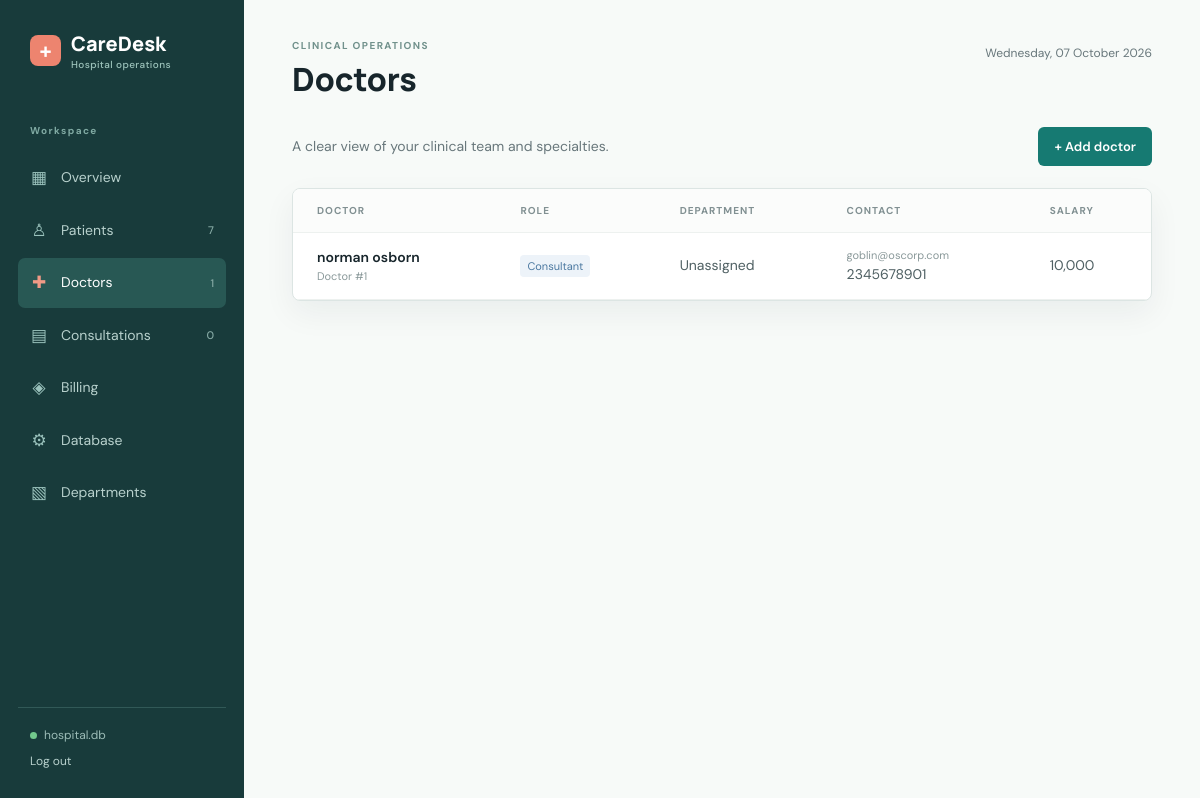
The page /doctors (signed in) on the database as committed earlier.
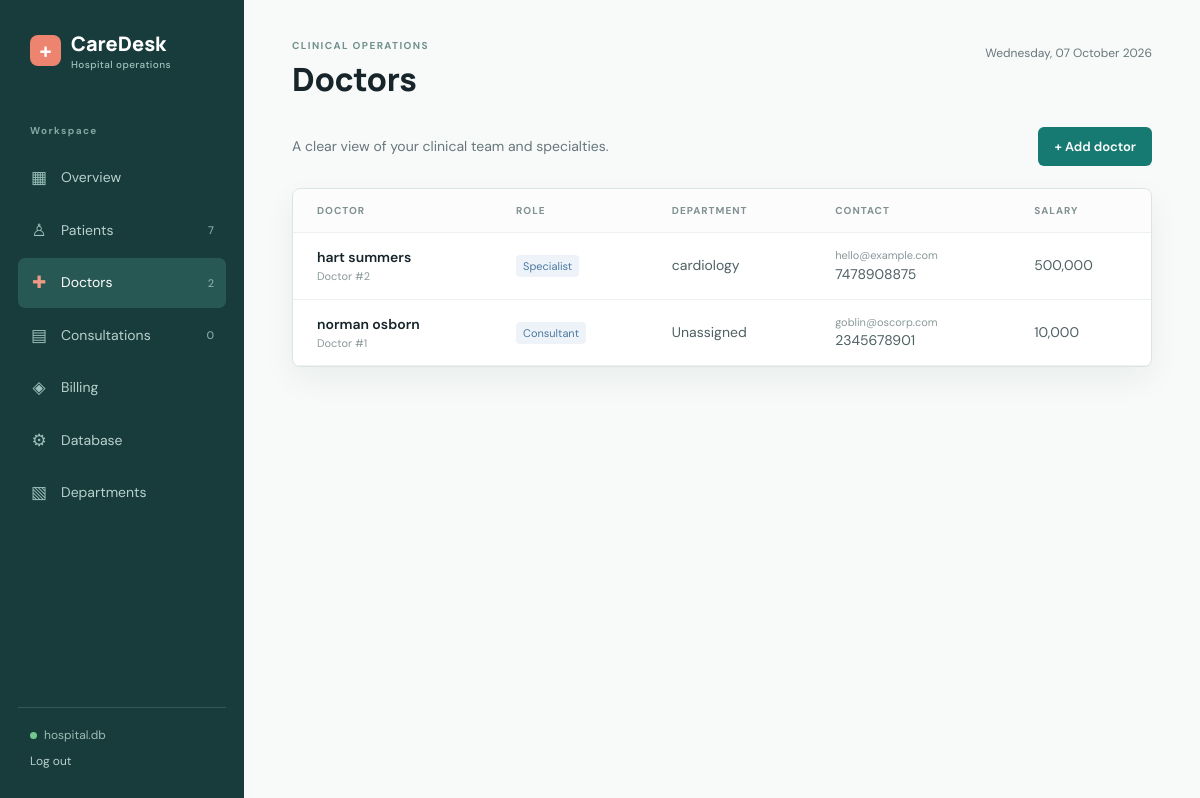
The same page on the database as committed later.
### tables this page shows
CREATE TABLE "Doctor" (
    "ID"         INTEGER PRIMARY KEY AUTOINCREMENT,
    "Name"       TEXT NOT NULL,
    "Type"       TEXT,
    "Email"      TEXT NOT NULL UNIQUE,
    "PhoneNo"    TEXT NOT NULL UNIQUE,
    "birthdate"  TEXT,
    "Department" INTEGER,
    "Salary"     INTEGER NOT NULL DEFAULT 10000 CHECK("Salary" > 1000),
    FOREIGN KEY ("Department") REFERENCES "Department"("ID")
);

CREATE TABLE "Department" (
    "ID"    INTEGER PRIMARY KEY AUTOINCREMENT,
    "Name"  TEXT NOT NULL UNIQUE
);

### app.py (the view)
@app.route("/doctors")
def doctors():
    records = fetch_all(
        '''SELECT d.*, dept."Name" AS department_name
           FROM "Doctor" d LEFT JOIN "Department" dept ON dept."ID" = d."Department"
           ORDER BY d."ID" DESC'''
    )
    return render_template("doctors.html", records=records)

### app.py (called while the page is built, shortened)
@app.before_request
def require_login():
    public_endpoints = {"login", "static"}
    if request.endpoint not in public_endpoints and not session.get("logged_in"):
        return redirect(url_for("login"))

def get_db():
    if "db" not in g:
        g.db = sqlite3.connect(app.config["DATABASE"])
        g.db.row_factory = sqlite3.Row
        g.db.execute("PRAGMA foreign_keys = ON")
    return g.db

def fetch_all(query, parameters=()):
    return get_db().execute(query, parameters).fetchall()

def fetch_one(query, parameters=()):
    return get_db().execute(query, parameters).fetchone()

@app.context_processor
def inject_navigation_counts():
    return {
        "now": datetime.now,
        "database_name": Path(app.config["DATABASE"]).name,
        "nav_counts": {
            "patients": fetch_one('SELECT COUNT(*) AS count FROM "Patient"')["count"],
            "doctors": fetch_one('SELECT COUNT(*) AS count FROM "Doctor"')["count"],
            "consultations": fetch_one('SELECT COUNT(*) AS count FROM "Consultation"')["count"],
        }
    }

### templates/doctors.html
{% extends 'base.html' %}{% block title %}Doctors{% endblock %}{% block heading %}Doctors{% endblock %}
{% block content %}<div class="page-actions">
    <p class="page-intro">A clear view of your clinical team and specialties.</p><a class="button"
        href="{{ url_for('new_doctor') }}">+ Add doctor</a>
</div>
<section class="panel">
    <div class="table-wrap">
        <table>
            <thead>
                <tr>
                    <th>Doctor</th>
                    <th>Role</th>
                    <th>Department</th>
                    <th>Contact</th>
                    <th>Salary</th>
                </tr>
            </thead>
            <tbody>{% for r in records %}<tr>
                    <td><strong>{{ r.Name }}</strong><small class="subline">Doctor #{{ r.ID }}</small></td>
                    <td><span class="tag blue-tag">{{ r.Type or 'Medical staff' }}</span></td>
                    <td>{{ r.department_name or 'Unassigned' }}</td>
                    <td><span class="subline">{{ r.Email }}</span>{{ r.PhoneNo }}</td>
                    <td>{{ '{:,.0f}'.format(r.Salary) }}</td>
                </tr>{% else %}<tr>
                    <td colspan="5" class="empty">No doctors have been added yet.</td>
                </tr>{% endfor %}</tbody>
        </table>
    </div>
</section>{% endblock %}

### templates/base.html (shortened to what this page needs)
<!doctype html>
<html lang="en">
<head>
  <link rel="stylesheet" href="{{ url_for('static', filename='style.css') }}">
</head>
<body>
  <aside class="sidebar">
    <a class="brand" href="{{ url_for('dashboard') }}"><span class="brand-mark">+</span><span>CareDesk<small>Hospital
          operations</small></span></a>
    <p class="nav-label">Workspace</p>
    <nav>
      <a class="nav-link {% if request.endpoint == 'dashboard' %}active{% endif %}"
        href="{{ url_for('dashboard') }}"><span>▦</span>Overview</a>
      <a class="nav-link {% if request.endpoint in ['patients', 'new_patient'] %}active{% endif %}"
        href="{{ url_for('patients') }}"><span>♙</span>Patients <b>{{ nav_counts.patients }}</b></a>
      <a class="nav-link {% if request.endpoint in ['doctors', 'new_doctor'] %}active{% endif %}"
        href="{{ url_for('doctors') }}"><span>✚</span>Doctors <b>{{ nav_counts.doctors }}</b></a>
      <a class="nav-link {% if request.endpoint in ['consultations', 'new_consultation'] %}active{% endif %}"
        href="{{ url_for('consultations') }}"><span>▤</span>Consultations <b>{{ nav_counts.consultations }}</b></a>
      <a class="nav-link {% if request.endpoint in ['billing', 'new_billing'] %}active{% endif %}"
        href="{{ url_for('billing') }}"><span>◈</span>Billing</a>
      <a class="nav-link {% if request.endpoint == 'database_settings' %}active{% endif %}"
        href="{{ url_for('database_settings') }}"><span>⚙</span>Database</a>
      <a class="nav-link {% if request.endpoint in ['departments', 'new_department'] %}active{% endif %}"
        href="{{ url_for('departments') }}"><span>▧</span>Departments</a>
    </nav>
    <div class="sidebar-foot"><span class="status-dot"></span>{{ database_name }}<a class="logout-link" href="{{ url_for('logout') }}">Log out</a></div>
  </aside>
  <main class="main-content">
    <header class="topbar">
      <div><span class="eyebrow">CLINICAL OPERATIONS</span>
        <h1>{% block heading %}Good day{% endblock %}</h1>
      </div>
      <div class="date-stamp">{{ now().strftime('%A, %d %B %Y') }}</div>
    </header>
    {% block content %}{% endblock %}
  </main>
</body>
</html>

### static/style.css (style rules this page uses)
:root { --ink: #17252b; --muted: #68777b; --line: #dce5e3; --paper: #f7faf8; --white: #fff; --teal: #167a72; --teal-dark: #105d57; --coral: #e97967; --blue: #5f8fc2; --green: #69a77d; --gold: #d6a858; --shadow: 0 12px 32px rgba(23, 37, 43, .06) }
* { box-sizing: border-box }
body { margin: 0; background: var(--paper); color: var(--ink); font: 14px/1.5 'DM Sans', sans-serif }
.sidebar { position: fixed; inset: 0 auto 0 0; width: 244px; background: #183b3b; color: #d9e9e4; padding: 30px 18px; display: flex; flex-direction: column }
.brand { display: flex; align-items: center; gap: 10px; color: #fff; text-decoration: none; font: 800 20px 'Manrope', sans-serif; margin: 0 12px 52px }
.brand small { display: block; color: #9dc4bc; font: 500 10px 'DM Sans', sans-serif; letter-spacing: .04em; margin-top: 1px }
.brand-mark { display: grid; place-items: center; background: #ed846f; color: #fff; border-radius: 8px; width: 31px; height: 31px; font-size: 23px }
.nav-label, .eyebrow { font-size: 10px; letter-spacing: .14em; font-weight: 700; color: #76918f; margin: 0 12px 12px }
.sidebar .nav-label { color: #80aaa3 }
.nav-link { display: flex; align-items: center; gap: 13px; color: #b8d1cd; text-decoration: none; border-radius: 7px; padding: 12px; margin: 3px 0 }
.nav-link span { font-size: 17px; width: 18px; text-align: center; color: #9bc3bd }
.nav-link b { font-size: 11px; font-weight: 500; color: #86aaa5; margin-left: auto }
.nav-link:hover, .nav-link.active { background: #285854; color: #fff }
.nav-link.active span { color: #f09a86 }
.sidebar-foot { margin-top: auto; border-top: 1px solid #315957; padding: 18px 12px 0; color: #9cbcb7; font-size: 12px }
.logout-link { display: block; color: #b8d1cd; margin-top: 8px; font-size: 12px; text-decoration: none }
.status-dot { display: inline-block; width: 7px; height: 7px; background: #72c98d; border-radius: 50%; margin-right: 7px }
.main-content { margin-left: 244px; min-height: 100vh; padding: 34px 48px 64px; max-width: 1500px }
.topbar { display: flex; justify-content: space-between; align-items: flex-start; margin-bottom: 30px }
.topbar h1 { font: 800 32px 'Manrope', sans-serif; margin: 2px 0 }
.topbar .eyebrow { margin: 0; color: #71918c }
.date-stamp { color: var(--muted); font-size: 12px; margin-top: 10px }
.button { display: inline-block; border: 0; border-radius: 6px; background: var(--teal); color: #fff; padding: 11px 16px; text-decoration: none; font: 600 13px 'DM Sans', sans-serif; cursor: pointer }
.panel { background: #fff; border: 1px solid var(--line); border-radius: 8px; box-shadow: var(--shadow); overflow: hidden }
.table-wrap { overflow-x: auto }
table { width: 100%; border-collapse: collapse; min-width: 650px }
th, td { text-align: left; padding: 14px 24px; border-bottom: 1px solid #edf1ef; white-space: nowrap }
th { font-size: 10px; color: #819092; letter-spacing: .1em; text-transform: uppercase; background: #fbfcfb }
td { color: #4f6063 }
td strong { color: var(--ink); font-weight: 600 }
.subline { display: block; color: #8a999a; font-size: 11px }
.tag { background: #edf5f2; color: #2e766d; border-radius: 4px; padding: 4px 7px; font-size: 11px }
.blue-tag { background: #edf3f9; color: #4b78a0 }
.page-actions { display: flex; align-items: center; justify-content: space-between; margin: -6px 0 22px }
.page-intro { color: var(--muted); margin: 0 }

Rows that differ between the two databases and show on the page:
added Doctor: Name "hart summers", ID "2", Type "Specialist", Name "cardiology", Email "hello@example.com", PhoneNo "7478908875", Salary "500,000"
Other text that changed with them:
{{ nav_counts.doctors }}: "1" → "2"
